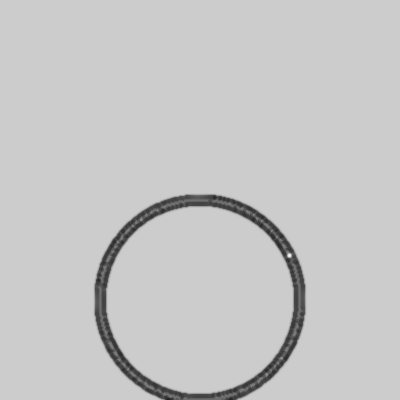
Frame 1 (no input)
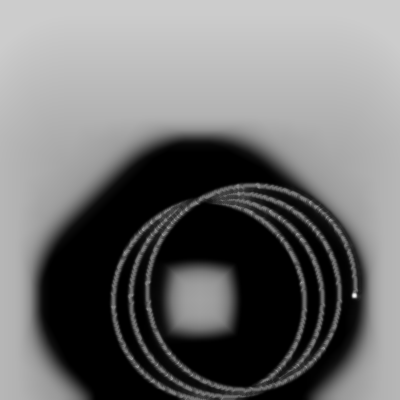
Frame 60 (the mouse pressed at the canvas centre just before this capture)
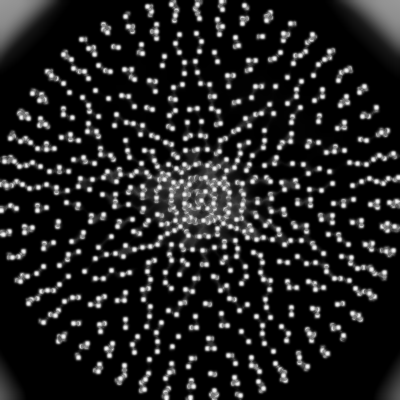
Frame 120 (the mouse held since frame 60 and released just before this capture)

The Processing sketch that drew these frames (run headless with seeded random() and noise(); from frame 60 on, the mouse is pressed at the canvas centre):

// Processing sketch: processing_3378
// ── processing_3378.pde

int w=400,j=w/2;
float n=1;
void setup() { size(400,400); }
void draw(){smooth();for(int i=1;i<999;++i){float t=i*.01,r=j*sin((n+mouseX*100/w)*t);ellipse(j+cos(t)*r,j+sin(t)*r,8,8);}n += .001;filter(11);filter(17);}
